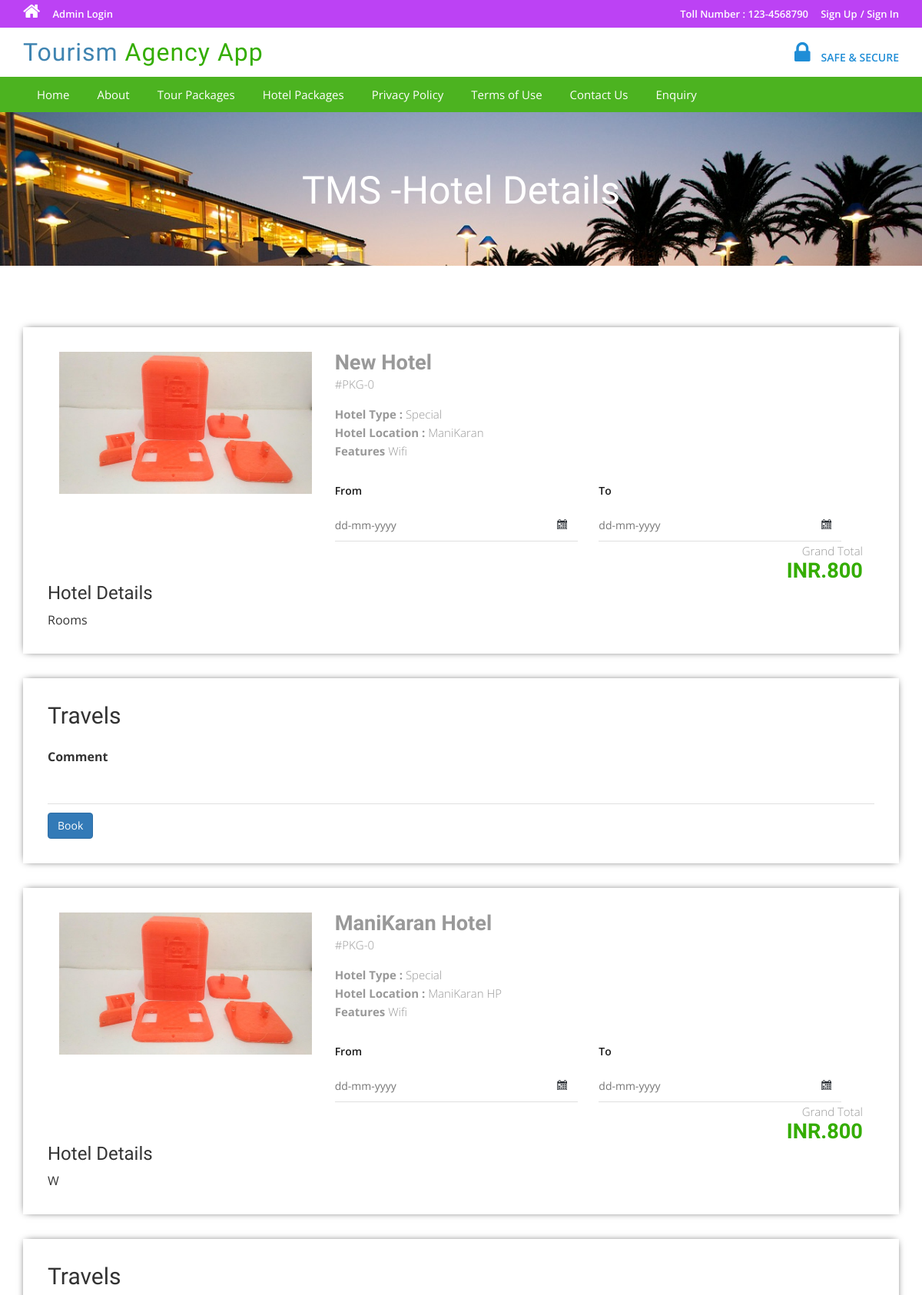
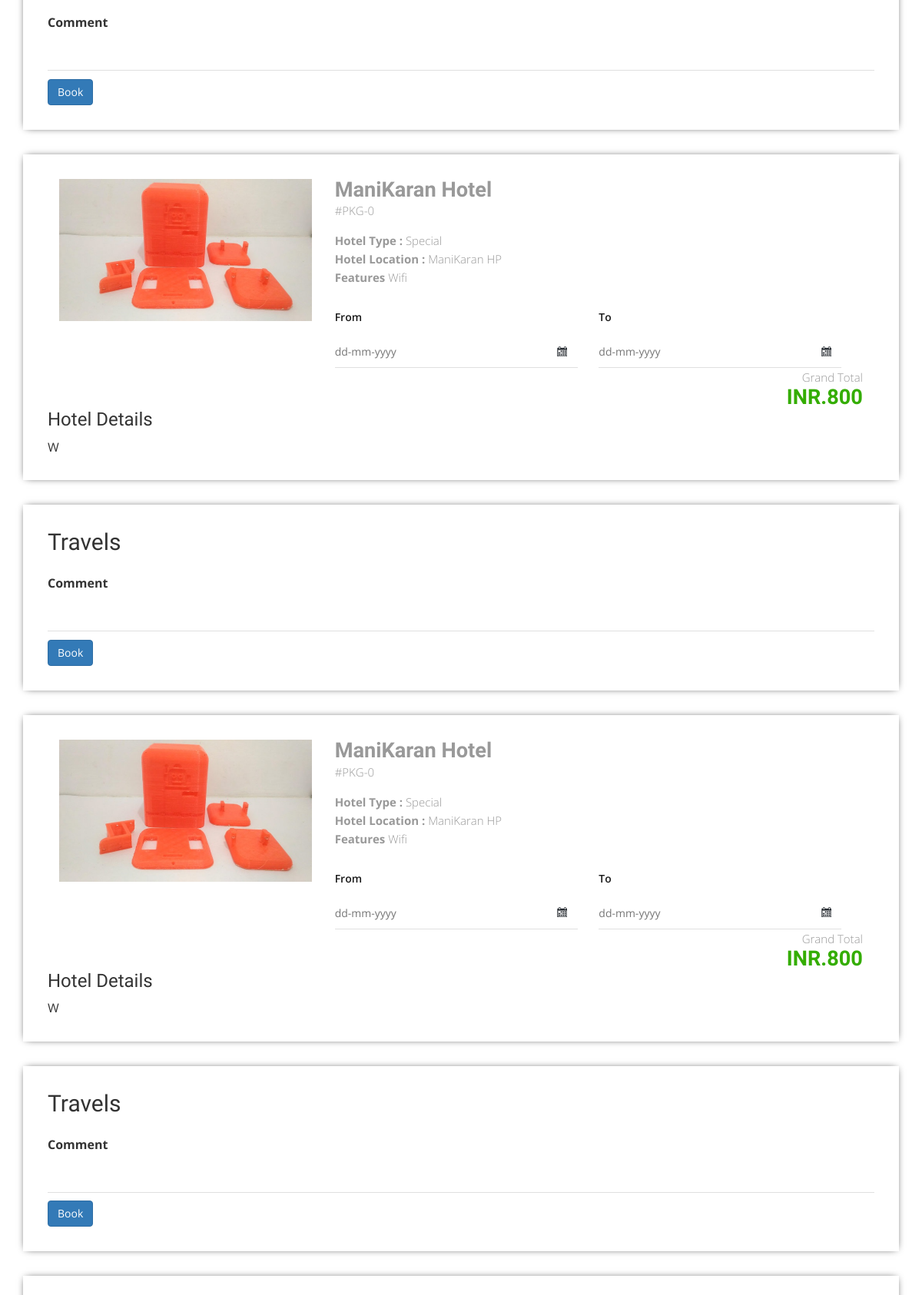
The page /Hotel-details.php (upper part) on the database its author committed (2 pictures, top to bottom).
### tables this page shows
CREATE TABLE `tbltourhotel` (
  `HotelId` int(11) NOT NULL,
  `HotelName` varchar(200) NOT NULL,
  `HotelType` varchar(150) NOT NULL,
  `HotelLocation` varchar(100) NOT NULL,
  `HotelPrice` int(11) NOT NULL,
  `HotelFetures` varchar(255) NOT NULL,
  `HotelDetails` mediumtext NOT NULL,
  `HotelImage` varchar(100) NOT NULL,
  `Creationdate` timestamp NOT NULL DEFAULT CURRENT_TIMESTAMP,
  `UpdationDate` timestamp NULL DEFAULT '0000-00-00 00:00:00' ON UPDATE CURRENT_TIMESTAMP
);

### Hotel-details.php (the view, shortened to what this page needs)
<?php
include('includes/config.php');
?>
<!DOCTYPE HTML>
<html>
<head>
<link href="css/bootstrap.css" rel='stylesheet' type='text/css' />
<link href="css/style.css" rel='stylesheet' type='text/css' />
<link href="css/font-awesome.css" rel="stylesheet">
<link href="css/animate.css" rel="stylesheet" type="text/css" media="all">
<link rel="stylesheet" href="css/jquery-ui.css" />
</head>
<body>
<?php include('includes/header.php');?>
<div class="banner-3">
	<div class="container">
		<h1 class="wow zoomIn animated animated" data-wow-delay=".5s" style="visibility: visible; animation-delay: 0.5s; animation-name: zoomIn;"> TMS -Hotel Details</h1>
	</div>
</div>
<div class="selectroom">
	<div class="container">
<?php
$pid=intval($_GET['pkgid']);
$sql = "SELECT * from tbltourhotel where HotelId=:pid";
$query = $dbh->prepare($sql);
$query -> bindParam(':pid', $pid, PDO::PARAM_STR);
$query->execute();
$results=$query->fetchAll(PDO::FETCH_OBJ);
if($query->rowCount() > 0)
{
foreach($results as $result)
{	?>
<form name="book" method="post">
		<div class="selectroom_top">
			<div class="col-md-4 selectroom_left wow fadeInLeft animated" data-wow-delay=".5s">
				<img src="admin/pacakgeimages/<?php echo htmlentities($result->HotelImage);?>" class="img-responsive" alt="">
			</div>
			<div class="col-md-8 selectroom_right wow fadeInRight animated" data-wow-delay=".5s">
				<h2><?php echo htmlentities($result->HotelName);?></h2>
				<p class="dow">#PKG-<?php echo htmlentities($result->HotelId);?></p>
				<p><b>Hotel Type :</b> <?php echo htmlentities($result->HotelType);?></p>
				<p><b>Hotel Location :</b> <?php echo htmlentities($result->HotelLocation);?></p>
					<p><b>Features</b> <?php echo htmlentities($result->HotelFetures);?></p>
					<div class="ban-bottom">
				<div class="bnr-right">
				<label class="inputLabel">From</label>
				<input class="date" id="datepicker" type="text" placeholder="dd-mm-yyyy"  name="fromdate" required="">
			</div>
			<div class="bnr-right">
				<label class="inputLabel">To</label>
				<input class="date" id="datepicker1" type="text" placeholder="dd-mm-yyyy" name="todate" required="">
			</div>
			</div>
				<div class="grand">
					<p>Grand Total</p>
					<h3>INR.800</h3>
				</div>
			</div>
		<h3>Hotel Details</h3>
				<p style="padding-top: 1%"><?php echo htmlentities($result->HotelDetails);?> </p>
		</div>
		<div class="selectroom_top">
			<h2>Travels</h2>
			<div class="selectroom-info animated wow fadeInUp animated" data-wow-duration="1200ms" data-wow-delay="500ms" style="visibility: visible; animation-duration: 1200ms; animation-delay: 500ms; animation-name: fadeInUp; margin-top: -70px">
				<ul>
					<li class="spe">
						<label class="inputLabel">Comment</label>
						<input class="special" type="text" name="comment" required="">
					</li>
					<?php if($_SESSION['login'])
					{?>
						<li class="spe" align="center">
					<button type="submit" name="submit2" class="btn-primary btn">Book</button>
						</li>
						<?php } else {?>
							<li class="sigi" align="center" style="margin-top: 1%">
							<a href="#" data-toggle="modal" data-target="#myModal4" class="btn-primary btn" > Book</a></li>
							<?php } ?>
				</ul>
			</div>
		</div>
		</form>
<?php }} ?>
	</div>
</div>
</body>
</html>

### css/style.css (style rules this page uses)
html, body { font-size: 100%; background: #fff; font-family: 'Open Sans', sans-serif; }
body a,.grid_1,plan_1,plan_1.one,plan_1.two,i.icon1, i.icon2, i.icon3, i.icon4, i.icon5, i.icon6 { transition:0.5s all; -webkit-transition:0.5s all; -moz-transition:0.5s all; -o-transition:0.5s all; -ms-transition:0.5s all; }
h1,h2,h3,h4,h5,h6 { margin:0; font-family: 'Roboto Condensed', sans-serif; }
p { margin:0; }
ul { margin:0; padding:0; }
label { margin:0; }
.bnr-right input[type="text"] { width: 95%; color: #9E9E9E; outline: none; font-size: 14px; padding: 10px 10px; border: 1px solid #9E9E9E; -webkit-appearance: none; margin-top: 10px; }
.date { background: url(../images/date-icon.png) no-repeat 95.5% 45% #fff; cursor: pointer; }
.ban-top .inputLabel,.ban-bottom .inputLabel { display: block; font-weight: 600; font-size: 14px; margin-bottom: 5px; color: #191919; }
.bnr-right { float: left; width:50%; }
.ban-bottom { margin-top: 30px; }
.banner-3 { background: url(../images/6.jpg)no-repeat; background-size: cover; -webkit-background-size: cover; -o-background-size: cover; -ms-background-size: cover; -moz-background-size: cover; min-height:200px; }
.banner-3 h1 { font-size: 50px; margin-bottom: 40px; padding: 1.5em 0 0; text-align: center; color: #fff; }
.selectroom { padding: 5em 0 3em; }
.selectroom_top { padding: 2em; box-shadow: 0px 0px 10px -4px #000; margin-bottom: 2em; }
.grand { text-align: right; }
.selectroom_right h2 { font-size: 1.7em; color: #999; font-weight: 600; margin: 0; }
.selectroom_right h3 { font-size: 1.7em; font-weight: 600; color:#34ad00; }
p.dow { font-size: 15px; color: #999; font-weight: 300; line-height: 1.8em; margin-bottom:1em; }
.selectroom_right p { font-size: 15px; line-height: 1.6em; font-weight: 300; color: #999; }
.selectroom-info li { display: inline-block; float: left; }
.selectroom input[type="text"] { width: 92%; color: #9E9E9E; outline: none; font-size: 14px; padding: 10px 0px; border: none; border-bottom:1px solid rgba(0,0,0,.12); -webkit-appearance: none; margin-top: 10px; }
.selectroom-info ul { margin-top: 3em; }
li.spe { width: 100%; margin-top: 3em; }
li.spe input[type="text"] { width: 100%; }

### rows shown on the page
tbltourhotel: HotelImage (picture), HotelName "New Hotel", HotelId "0", HotelType "Special", HotelLocation "ManiKaran", HotelFetures "Wifi", HotelDetails "Rooms", shows "Book"
tbltourhotel: HotelImage (picture), HotelName "ManiKaran Hotel", HotelId "0", HotelType "Special", HotelLocation "ManiKaran HP", HotelFetures "Wifi", HotelDetails "W", shows "Book"
tbltourhotel: HotelImage (picture), HotelName "ManiKaran Hotel", HotelId "0", HotelType "Special", HotelLocation "ManiKaran HP", HotelFetures "Wifi", HotelDetails "W", shows "Book"
tbltourhotel: HotelImage (picture), HotelName "ManiKaran Hotel", HotelId "0", HotelType "Special", HotelLocation "ManiKaran HP", HotelFetures "Wifi", HotelDetails "W", shows "Book"
